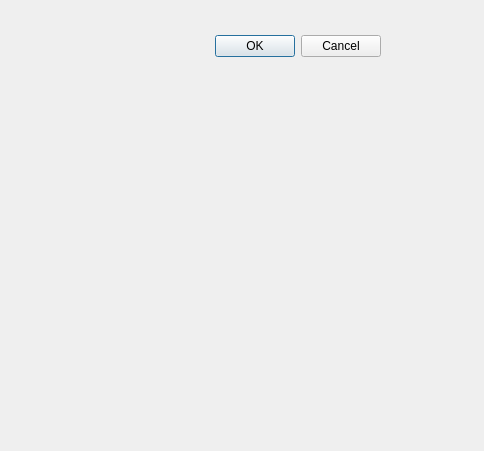
<?xml version="1.0" encoding="UTF-8"?>
<ui version="4.0">
 <class>Staf</class>
 <widget class="QDialog" name="Staf">
  <property name="geometry">
   <rect>
    <x>0</x>
    <y>0</y>
    <width>484</width>
    <height>451</height>
   </rect>
  </property>
  <property name="windowTitle">
   <string>Dialog</string>
  </property>
  <widget class="QDialogButtonBox" name="buttonBox">
   <property name="geometry">
    <rect>
     <x>40</x>
     <y>30</y>
     <width>341</width>
     <height>32</height>
    </rect>
   </property>
   <property name="orientation">
    <enum>Qt::Horizontal</enum>
   </property>
   <property name="standardButtons">
    <set>QDialogButtonBox::Cancel|QDialogButtonBox::Ok</set>
   </property>
  </widget>
 </widget>
 <resources/>
 <connections>
  <connection>
   <sender>buttonBox</sender>
   <signal>accepted()</signal>
   <receiver>Staf</receiver>
   <slot>accept()</slot>
   <hints>
    <hint type="sourcelabel">
     <x>248</x>
     <y>254</y>
    </hint>
    <hint type="destinationlabel">
     <x>157</x>
     <y>274</y>
    </hint>
   </hints>
  </connection>
  <connection>
   <sender>buttonBox</sender>
   <signal>rejected()</signal>
   <receiver>Staf</receiver>
   <slot>reject()</slot>
   <hints>
    <hint type="sourcelabel">
     <x>316</x>
     <y>260</y>
    </hint>
    <hint type="destinationlabel">
     <x>286</x>
     <y>274</y>
    </hint>
   </hints>
  </connection>
 </connections>
</ui>
